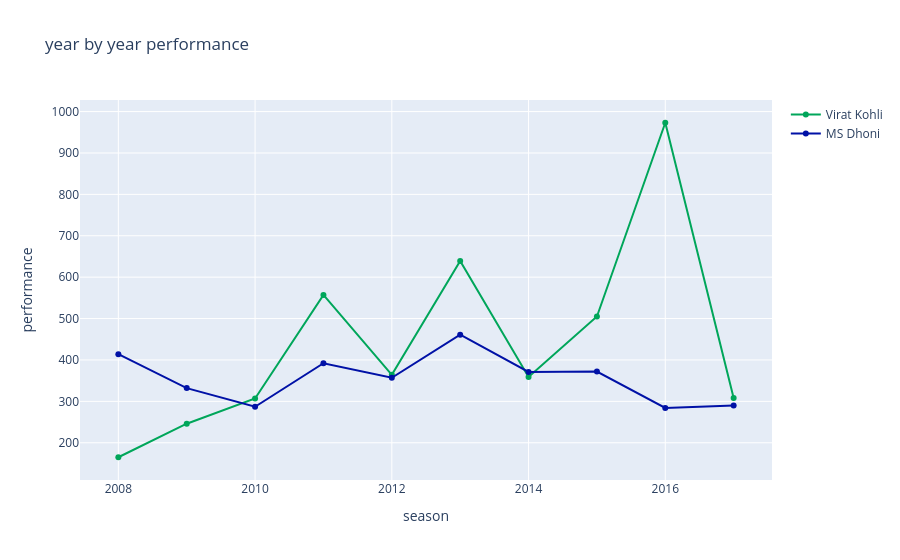

Notebook code for this chart:
### Code cell
trace=go.Scatter(x=performance['season'],y=performance['batsman_runs'],mode='lines+markers',marker={'color':'#00a65a'},name='Virat Kohli')

trace1=go.Scatter(x=performance1['season'],y=performance1['batsman_runs'],mode='lines+markers',marker={'color':"#0011a6"},name='MS Dhoni')

data=[trace,trace1]
layout=go.Layout(title='year by year performance',xaxis={'title':'season'},yaxis={'title':'performance'})
fig=go.Figure(data=data,layout=layout)
fig.show()

### Figure 1 — Plotly figure (JSON) as saved in the notebook; plotly's stock layout.template omitted (floating-point values rounded to 4 significant figures)
{"data": [{"marker": {"color": "#00a65a"}, "mode": "lines+markers", "name": "Virat Kohli", "type": "scatter", "x": [2008, 2009, 2010, 2011, 2012, 2013, 2014, 2015, 2016, 2017], "y": [165, 246, 307, 557, 364, 639, 359, 505, 973, 308]}, {"marker": {"color": "#0011a6"}, "mode": "lines+markers", "name": "MS Dhoni", "type": "scatter", "x": [2008, 2009, 2010, 2011, 2012, 2013, 2014, 2015, 2016, 2017], "y": [414, 332, 287, 392, 357, 461, 371, 372, 284, 290]}], "layout": {"title": {"text": "year by year performance"}, "xaxis": {"title": {"text": "season"}}, "yaxis": {"title": {"text": "performance"}}}}
